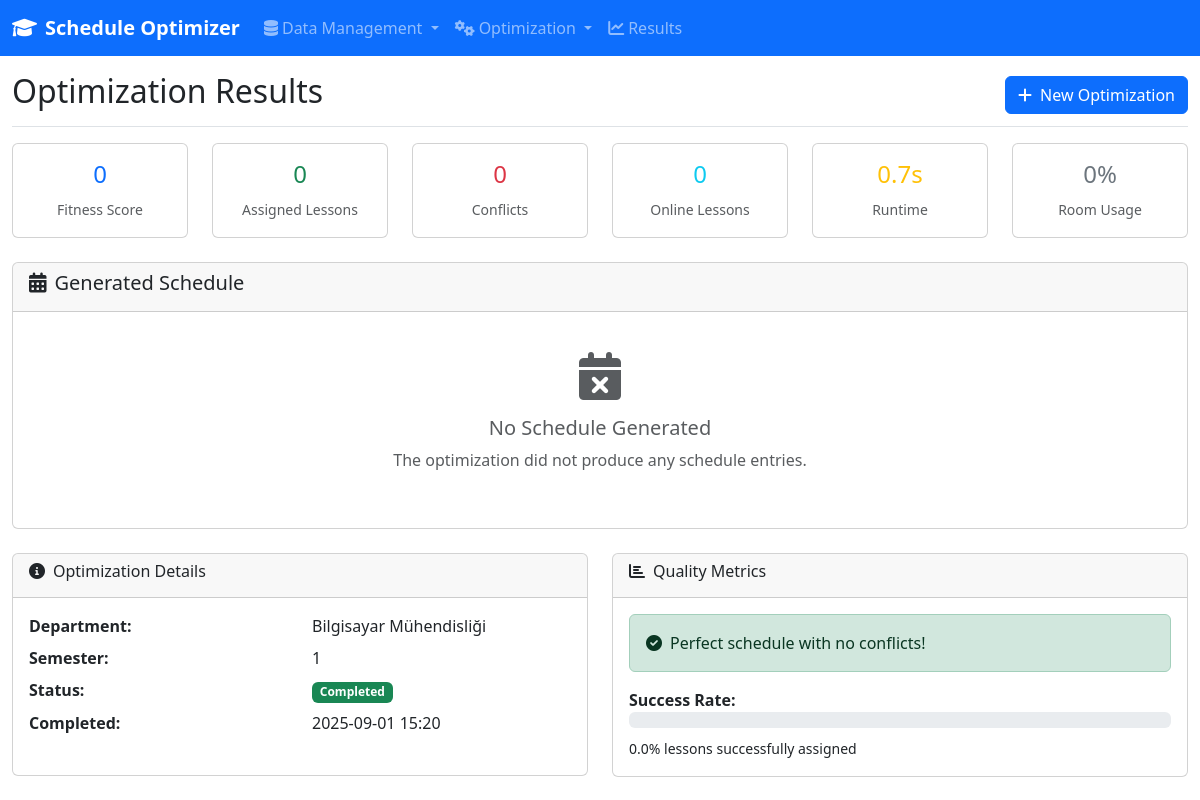
Before: /results/run/1 with the older database file.
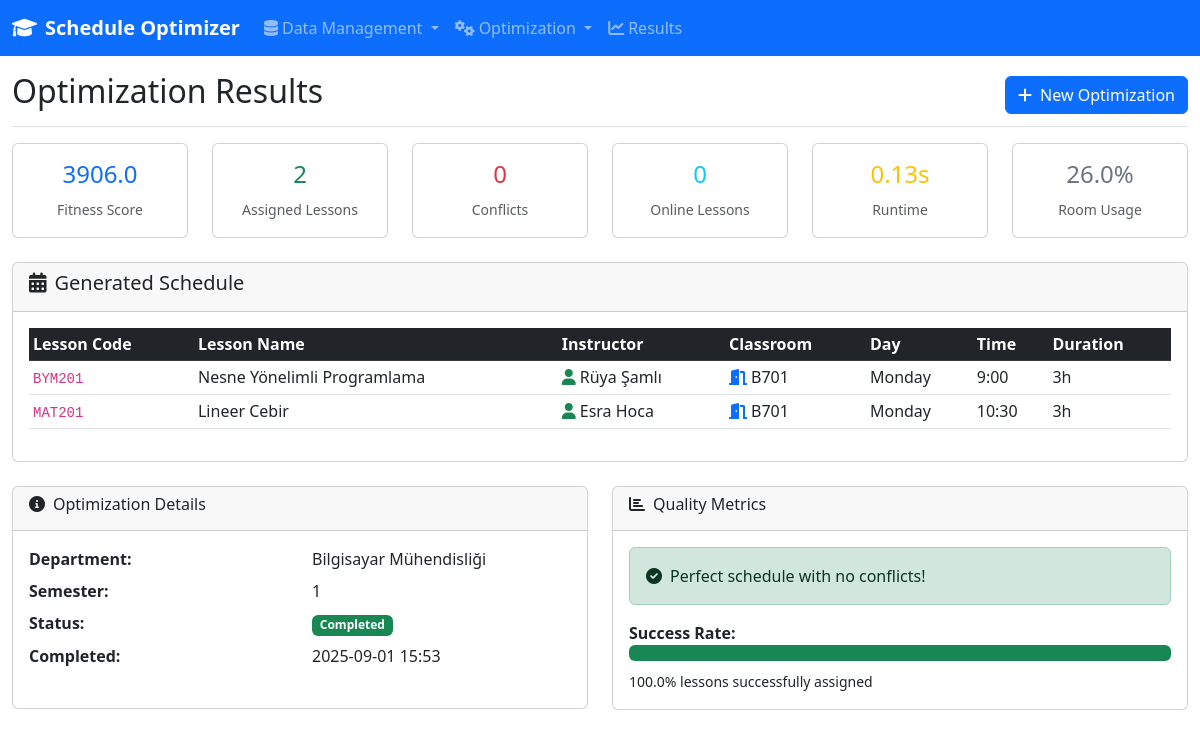
After: the same page with the newer database file.
### models/database.py (models this page shows, shortened)
class OptimizationRun(db.Model):
    __tablename__ = 'optimization_runs'
    id = db.Column(db.Integer, primary_key=True)
    session_id = db.Column(db.String(50), nullable=False, unique=True)
    department_id = db.Column(db.Integer, db.ForeignKey('departments.id'), nullable=False)
    semester = db.Column(db.Integer, nullable=False)  # 1=Güz, 2=Bahar
    academic_year = db.Column(db.String(9), nullable=False)  # 2023-2024
    parameters = db.Column(JSON, nullable=False)
    constraints = db.Column(JSON, nullable=True)  # Ek kısıtlamalar
    objectives = db.Column(JSON, nullable=True)  # Optimizasyon hedefleri
    status = db.Column(db.String(20), nullable=False, default='initialized')
    progress = db.Column(JSON, nullable=True)
    results = db.Column(JSON, nullable=True)
    fitness_score = db.Column(db.Float, nullable=True)
    conflicts_count = db.Column(db.Integer, nullable=True)
    room_utilization = db.Column(db.Float, nullable=True)
    instructor_balance = db.Column(db.Float, nullable=True)
    student_satisfaction = db.Column(db.Float, nullable=True)
    runtime_seconds = db.Column(db.Float, nullable=True)
    memory_usage_mb = db.Column(db.Float, nullable=True)
    created_by = db.Column(db.String(200), nullable=True)  # Kullanıcı bilgisi
    created_at = db.Column(db.DateTime, default=datetime.utcnow)
    completed_at = db.Column(db.DateTime, nullable=True)
    department = db.relationship('Department', backref='optimization_runs', lazy=True)
    schedules = db.relationship('Schedule', backref='optimization_run', lazy=True, cascade='all, delete-orphan')

class Lesson(db.Model):
    __tablename__ = 'lessons'
    id = db.Column(db.Integer, primary_key=True)
    name = db.Column(db.String(200), nullable=False)
    code = db.Column(db.String(50), nullable=False)
    department_id = db.Column(db.Integer, db.ForeignKey('departments.id'), nullable=False)
    grade = db.Column(db.Integer, nullable=False)
    semester = db.Column(db.Integer, nullable=False, default=1)  # 1=Güz, 2=Bahar
    theory_hours = db.Column(db.Integer, nullable=False, default=0)
    practice_hours = db.Column(db.Integer, nullable=False, default=0)
    lab_hours = db.Column(db.Integer, nullable=False, default=0)
    akts = db.Column(db.Integer, nullable=False, default=0)  # AKTS kredisi
    local_credit = db.Column(db.Float, nullable=False, default=0)  # Yerel kredi
    student_capacity = db.Column(db.Integer, nullable=False, default=40)
    min_capacity = db.Column(db.Integer, nullable=False, default=5)  # Minimum açılacak öğrenci sayısı
    is_online = db.Column(db.Boolean, nullable=False, default=False)
    requires_lab = db.Column(db.Boolean, nullable=False, default=False)
    requires_computer = db.Column(db.Boolean, nullable=False, default=False)
    requires_projector = db.Column(db.Boolean, nullable=False, default=True)
    is_elective = db.Column(db.Boolean, nullable=False, default=False)  # Seçmeli ders mi?
    prerequisite_ids = db.Column(JSON, nullable=True)  # Önkoşul ders ID'leri
    language = db.Column(db.String(20), nullable=False, default='Turkish')  # Ders dili
    exam_type = db.Column(db.String(50), nullable=True)  # Final, Vize+Final, Proje vb.
    is_active = db.Column(db.Boolean, nullable=False, default=True)
    created_at = db.Column(db.DateTime, default=datetime.utcnow)
    updated_at = db.Column(db.DateTime, default=datetime.utcnow, onupdate=datetime.utcnow)

class Instructor(db.Model):
    __tablename__ = 'instructors'
    id = db.Column(db.Integer, primary_key=True)
    name = db.Column(db.String(200), nullable=False)
    employee_id = db.Column(db.String(50), nullable=True, unique=True)  # Personel numarası
    email = db.Column(db.String(200), nullable=True)
    phone = db.Column(db.String(20), nullable=True)
    title = db.Column(db.String(50), nullable=True)
    academic_degree = db.Column(db.String(50), nullable=True)  # PhD, MSc, BSc
    department_id = db.Column(db.Integer, db.ForeignKey('departments.id'), nullable=False)
    office_location = db.Column(db.String(100), nullable=True)  # Ofis konumu
    specialization = db.Column(JSON, nullable=True)  # Uzmanlık alanları
    languages = db.Column(JSON, nullable=True)  # Konuştuğu diller
    max_daily_hours = db.Column(db.Integer, nullable=False, default=8)
    max_weekly_hours = db.Column(db.Integer, nullable=False, default=30)
    preferred_days = db.Column(JSON, nullable=True)  # Tercih ettiği günler
    preferred_times = db.Column(JSON, nullable=True)  # Tercih ettiği saatler
    availability = db.Column(JSON, nullable=False)  # 10x5 matrix (saat x gün)
    overtime_rate = db.Column(db.Float, nullable=True)  # Fazla mesai ücreti
    contract_type = db.Column(db.String(50), nullable=False, default='Full-time')  # Full-time, Part-time, Visiting
    start_date = db.Column(db.DateTime, nullable=True)  # İşe başlama tarihi
    end_date = db.Column(db.DateTime, nullable=True)  # Sözleşme bitiş tarihi
    sabbatical_periods = db.Column(JSON, nullable=True)  # Araştırma izni dönemleri
    teaching_load_factor = db.Column(db.Float, nullable=False, default=1.0)  # Ders yükü katsayısı
    research_activities = db.Column(JSON, nullable=True)  # Araştırma faaliyetleri
    is_active = db.Column(db.Boolean, nullable=False, default=True)
    is_available = db.Column(db.Boolean, nullable=False, default=True)
    created_at = db.Column(db.DateTime, default=datetime.utcnow)
    updated_at = db.Column(db.DateTime, default=datetime.utcnow, onupdate=datetime.utcnow)
    lesson_assignments = db.relationship('InstructorLesson', backref='instructor_ref', lazy=True, cascade='all, delete-orphan')

class Classroom(db.Model):
    __tablename__ = 'classrooms'
    id = db.Column(db.Integer, primary_key=True)
    name = db.Column(db.String(100), nullable=False, unique=True)
    code = db.Column(db.String(20), nullable=False, unique=True)  # A101, B205 gibi
    capacity = db.Column(db.Integer, nullable=False)
    exam_capacity = db.Column(db.Integer, nullable=True)  # Sınav kapasitesi (genelde normal kapasitenin yarısı)
    classroom_type = db.Column(db.String(50), nullable=False, default='Standard')  # Standard, Lab, Amphitheater, Conference
    has_lab = db.Column(db.Boolean, nullable=False, default=False)
    has_projector = db.Column(db.Boolean, nullable=False, default=True)
    has_computer = db.Column(db.Boolean, nullable=False, default=False)
    has_smartboard = db.Column(db.Boolean, nullable=False, default=False)
    has_air_conditioning = db.Column(db.Boolean, nullable=False, default=False)
    has_microphone = db.Column(db.Boolean, nullable=False, default=False)
    wifi_available = db.Column(db.Boolean, nullable=False, default=True)
    accessibility_features = db.Column(JSON, nullable=True)  # Engelli erişimi özellikleri
    technical_equipment = db.Column(JSON, nullable=True)  # Teknik ekipman listesi
    is_active = db.Column(db.Boolean, nullable=False, default=True)
    is_bookable = db.Column(db.Boolean, nullable=False, default=True)  # Rezervasyon yapılabilir mi?
    maintenance_schedule = db.Column(JSON, nullable=True)  # Bakım programı
    building = db.Column(db.String(50), nullable=False)
    floor = db.Column(db.Integer, nullable=False)
    room_number = db.Column(db.String(20), nullable=True)
    department_priority = db.Column(JSON, nullable=True)  # Hangi bölümler öncelikli kullanır
    usage_cost_per_hour = db.Column(db.Float, nullable=True)  # Saatlik kullanım maliyeti
    cleaning_time_minutes = db.Column(db.Integer, nullable=False, default=15)  # Temizlik süresi
    setup_time_minutes = db.Column(db.Integer, nullable=False, default=5)  # Hazırlık süresi
    notes = db.Column(db.Text, nullable=True)
    location_coordinates = db.Column(JSON, nullable=True)  # GPS koordinatları
    photo_urls = db.Column(JSON, nullable=True)  # Derslik fotoğrafları
    last_maintenance_date = db.Column(db.DateTime, nullable=True)
    next_maintenance_date = db.Column(db.DateTime, nullable=True)
    created_at = db.Column(db.DateTime, default=datetime.utcnow)
    updated_at = db.Column(db.DateTime, default=datetime.utcnow, onupdate=datetime.utcnow)
    availability = db.Column(JSON, nullable=True)  # Saatlik müsaitlik matrisi (10x5)
    availability_exceptions = db.relationship('ClassroomAvailability', backref='classroom_ref', lazy=True, cascade='all, delete-orphan')

### routes/results.py (the view)
@results_bp.route('/run/<int:run_id>')
def view(run_id):
    opt_run = OptimizationRun.query.get_or_404(run_id)
    if opt_run.status != 'completed':
        return render_template('results/incomplete.html', opt_run=opt_run)
    schedules = Schedule.query.filter_by(optimization_run_id=run_id).all()
    schedule_data = [s.to_dict() for s in schedules]
    stats = {
        'total_lessons': len(schedules),
        'assigned_lessons': len([s for s in schedules if s.instructor_id and s.classroom_id]),
        'online_lessons': len([s for s in schedules if not s.classroom_id]),
        'conflicts': opt_run.conflicts_count,
        'fitness_score': opt_run.fitness_score,
        'runtime': opt_run.runtime_seconds
    }
    return render_template('results/view.html',
                         opt_run=opt_run,
                         schedules=schedule_data,
                         stats=stats)

### templates/results/view.html (shortened to what the changed rows need)
{% extends "base.html" %}
{% block content %}
<div class="col-12">
    <div class="d-flex justify-content-between flex-wrap flex-md-nowrap align-items-center pt-3 pb-2 mb-3 border-bottom">
        <h1 class="h2">Optimization Results</h1>
    </div>
    <div class="row mb-4">
        <div class="col-md-2">
            <div class="card text-center">
                <div class="card-body">
                    <h4 class="text-primary">{{ (stats.fitness_score or 0)|round }}</h4>
                    <small class="text-muted">Fitness Score</small>
                </div>
            </div>
        </div>
        <div class="col-md-2">
            <div class="card text-center">
                <div class="card-body">
                    <h4 class="text-success">{{ stats.assigned_lessons or 0 }}</h4>
                    <small class="text-muted">Assigned Lessons</small>
                </div>
            </div>
        </div>
        <div class="col-md-2">
            <div class="card text-center">
                <div class="card-body">
                    <h4 class="text-warning">{{ (stats.runtime or 0)|round(2) }}s</h4>
                    <small class="text-muted">Runtime</small>
                </div>
            </div>
        </div>
        <div class="col-md-2">
            <div class="card text-center">
                <div class="card-body">
                    <h4 class="text-secondary">{{ (opt_run.room_utilization or 0)|round }}%</h4>
                    <small class="text-muted">Room Usage</small>
                </div>
            </div>
        </div>
    </div>
    <div class="card">
        <div class="card-body">
            {% if schedules %}
                <div class="table-responsive">
                    <table class="table table-hover table-sm">
                        <thead class="table-dark">
                            <tr>
                                <th>Lesson Code</th>
                                <th>Lesson Name</th>
                                <th>Instructor</th>
                                <th>Classroom</th>
                                <th>Day</th>
                                <th>Time</th>
                                <th>Duration</th>
                            </tr>
                        </thead>
                        <tbody>
                            {% for schedule in schedules %}
                            <tr>
                                <td><code>{{ schedule.lesson_code or 'N/A' }}</code></td>
                                <td>{{ schedule.lesson_name or 'Unknown Lesson' }}</td>
                                <td>
                                    {% if schedule.instructor_name and schedule.instructor_name != 'Unassigned' %}
                                        <i class="fas fa-user text-success me-1"></i>{{ schedule.instructor_name }}
                                    {% else %}
                                        <i class="fas fa-exclamation-triangle text-warning me-1"></i>Unassigned
                                    {% endif %}
                                </td>
                                <td>
                                    {% if schedule.classroom_name and schedule.classroom_name != 'Online' %}
                                        <i class="fas fa-door-open text-primary me-1"></i>{{ schedule.classroom_name }}
                                    {% else %}
                                        <i class="fas fa-laptop text-info me-1"></i>Online
                                    {% endif %}
                                </td>
                                <td>{{ schedule.day_name or 'Unknown' }}</td>
                                <td>{{ schedule.start_time or 'Unknown' }}</td>
                                <td>{{ schedule.duration or 0 }}h</td>
                            </tr>
                            {% endfor %}
                        </tbody>
                    </table>
                </div>
            {% else %}
                <div class="text-center py-4">
                    <i class="fas fa-calendar-times fa-3x text-muted mb-3"></i>
                    <h5 class="text-muted">No Schedule Generated</h5>
                    <p class="text-muted">The optimization did not produce any schedule entries.</p>
                </div>
            {% endif %}
        </div>
    </div>
    <div class="row mt-4">
        <div class="col-md-6">
            <div class="card">
                <div class="card-body">
                    <dl class="row">
                        <dt class="col-sm-6">Department:</dt>
                        <dd class="col-sm-6">{{ opt_run.department.name }}</dd>
                        <dt class="col-sm-6">Semester:</dt>
                        <dd class="col-sm-6">{{ opt_run.semester }}</dd>
                        <dt class="col-sm-6">Status:</dt>
                        <dd class="col-sm-6">
                            <span class="badge bg-success">{{ opt_run.status|title }}</span>
                        </dd>
                        <dt class="col-sm-6">Completed:</dt>
                        <dd class="col-sm-6">{{ opt_run.completed_at.strftime('%Y-%m-%d %H:%M') if opt_run.completed_at else 'N/A' }}</dd>
                    </dl>
                </div>
            </div>
        </div>
        <div class="col-md-6">
            <div class="card">
                <div class="card-body">
                    <div class="mt-3">
                        <strong>Success Rate:</strong>
                        <div class="progress mb-2">
                            <div class="progress-bar bg-success"
                                 style="width: {{ ((stats.assigned_lessons or 0) / (stats.total_lessons or 1) * 100)|round }}%">
                            </div>
                        </div>
                        <small>{{ ((stats.assigned_lessons or 0) / (stats.total_lessons or 1) * 100)|round }}% lessons successfully assigned</small>
                    </div>
                </div>
            </div>
        </div>
    </div>
</div>
{% endblock %}

Changed rows visible on the page:
changed OptimizationRun "Completed": fitness_score "0" → "3906.0"; runtime_seconds "0.7" → "0.13"; room_utilization "0" → "26.0"; completed_at "2025-09-01 15:20" → "2025-09-01 15:53"
now on this page (row edited): Lesson: code "BYM201", name "Nesne Yönelimli Programlama"
now on this page (row edited): Instructor: instructor_name "Rüya Şamlı"
now on this page (row edited): Classroom: classroom_name "B701" "B701"
added Lesson: code "MAT201", name "Lineer Cebir"
added Instructor: instructor_name "Esra Hoca"
Other visible differences:
{{ stats.assigned_lessons or 0 }}: "0" → "2"
text no longer shown: "0.0 No Schedule Generated The optimization did not produce any schedule entries."
text now shown: "Lesson Code Lesson Name Instructor Classroom Day Time Duration 100.0"
new list line: "Monday 9:00 3 h"
new list line: "Monday 10:30 3 h"
